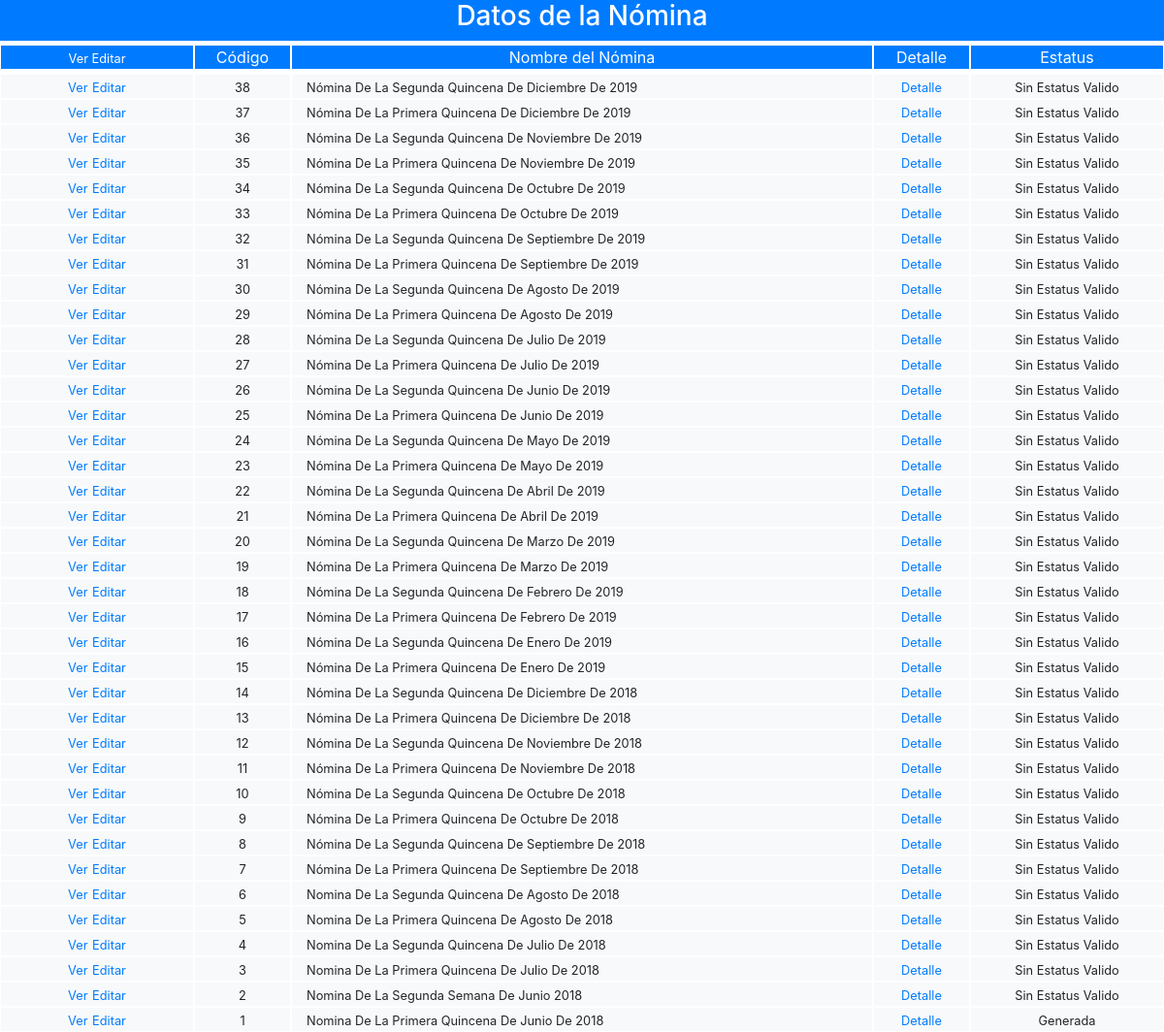
Page /frontend/pantalla/nomina/listar_nomina.php on the committed database.
### tables this page shows
CREATE TABLE IF NOT EXISTS `nomina` (
  `cod_nom` int(11) NOT NULL AUTO_INCREMENT,
  `des_nom` varchar(80) NOT NULL,
  `ini_nom` date NOT NULL,
  `fin_nom` date NOT NULL,
  `tot_nom` float NOT NULL DEFAULT '0',
  `tot_asi` float NOT NULL DEFAULT '0',
  `tot_ded` float NOT NULL DEFAULT '0',
  `est_nom` char(1) NOT NULL,
  PRIMARY KEY (`cod_nom`),
  UNIQUE KEY `des_nom` (`des_nom`)
);

### backend/clase/permiso.class.php (called while the page is built, shortened)
<?php
require_once("utilidad.class.php");
class permiso extends utilidad
{   public $cod_per;
	public function validar_acceso($id_opc,$fky_usuario)
	{
		$sql="select est_per
		      from  permiso
		      where
		      fky_opcion=$id_opc and
		      fky_usuario=$fky_usuario";
		      return $this->ejecutar($sql);
	}
}
?>

### backend/clase/utilidad.class.php (called while the page is built, shortened)
<?php
class utilidad
{
    private $servidor="localhost";
    private $usuario="root";
    private $clave="";
    private $base_datos="febrero";
    public  $mysqli;
   public function conectar(){
   		$this->mysqli = new mysqli($this->servidor, $this->usuario, $this->clave, $this->base_datos);
   }
	public function ejecutar($sql){
		return $this->mysqli->query($sql);
	}
	public function extraer_dato($pun_bds){
		return $pun_bds->fetch_assoc();
	}
}
?>

### backend/clase/nomina.class.php (called while the page is built, shortened)
<?php
require_once("utilidad.class.php");
class nomina extends utilidad
{
   public function ver_estatus_nomina($est_nom)
   {
      switch ($est_nom)
      {
          case 'G':
            return "Generada";
          break;
          default:
            return "Sin Estatus Valido";
          break;
      }
   }
   public function filtrar($cod_nom,$des_nom,$est_nom){
        $where="where 1=1";
        $filtro1 = ($cod_nom!="") ? "and cod_nom=$cod_nom":"";
        $filtro2 = ($des_nom!="") ? "and des_nom like '%$des_nom%'":"";
        $filtro3 = ($est_nom!="") ? "and est_nom='$est_nom'":"";
        $sql="select * from nomina $where $filtro1 $filtro2 $filtro3 order by cod_nom desc;";
        return $this->ejecutar($sql);
   }
}
?>

### frontend/pantalla/nomina/listar_nomina.php (the view, shortened to what this page needs)
<?php
require("../../../backend/clase/nomina.class.php");
require("../../../backend/clase/permiso.class.php");
$obj=new nomina;
$objPermiso=new permiso;
$permiso=$objPermiso->validar_acceso($opcion=1,$fky_usuario=1,$token=md5("12345"));
$acceso=$objPermiso->extraer_dato($permiso);
if($acceso["est_per"]=="A")
{
?>
<!DOCTYPE html>
<html lang="en">
<head>
	<link rel="stylesheet" href="../../bootstrap-4.0/css/bootstrap.min.css">
</head>
<body>
<form action="listar_nomina.php" method="POST">
	<div class="container-fluid">
	<div class="row justify-content-center">
	<div class="col-12 text-center ">
	 <div class="row bg-primary text-white">
	 	 <div class="col-12 text-center">
	  	<h3>Datos de la Nómina</h3>
	 	 </div>
	  </div>
	  <div class="row mt-1 bg-primary text-white text-center">
	  	<div class="col-md-2 col-12 border border-white">
		 <small>
		  Ver
		  Editar
		  </small>
		</div>
		<div class="col-md-1 col-12  border border-white">
		     <span>Código</span>
		</div>
		<div class="col-md-6 col-12 border border-white ">
		     <span>Nombre del Nómina</span>
		</div>
		<div class="col-md-1 col-12 border border-white">
		     <span>Detalle</span>
		</div>
		<div class="col-md-2 col-12 border border-white">
		     <span>Estatus</span>
		</div>
		</div>
	    <div class="row mt-1 justify-content-center bg-light">
		<?php
		$resultado=$obj->filtrar("",$obj->des_nom,"");
		while(($datos=$obj->extraer_dato($resultado))>0){
		?>
		<div class="col-md-2 col-12 border border-white text-center">
		  <a href="<?php echo "ver_nomina.php?cod_nom=$datos[cod_nom]"?>"><small>Ver</small></a>
		  <a href="<?php echo "modificar_nomina.php?cod_nom=$datos[cod_nom]"?>"><small>Editar</small></a>
		</div>
		<div class="col-md-1 col-12 border border-white">
		     <small><?php echo $datos['cod_nom']; ?></small>
		</div>
		<div class="col-md-6 col-12 border border-white text-left text-capitalize">
		     <small><?php echo $datos['des_nom']; ?></small>
		</div>
		<div class="col-md-1 col-12 border border-white">
		     <small>
		     	<a href="detalle_nomina.php?cod_nom=<?php echo $datos['cod_nom']?>">Detalle</a>
		     </small>
		</div>
		<div class="col-md-2 col-12 border border-white">
		     <small>
		     	<?php echo $obj->ver_estatus_nomina($datos['est_nom']); ?>
		     </small>
		</div>
		<?php
		}
		?>
	  </div>
	  </div>
	 </div>
	</div>
</form>
</body>
</html>
<?php
}else{
	$obj->mensaje("danger","No tienes permiso de accesar a esta p&aacute;gina");
}
?>

### rows in the picture
nomina: cod_nom "38", des_nom "Nómina De La Segunda Quincena De Diciembre De 2019", est_nom "Sin Estatus Valido"
nomina: cod_nom "37", des_nom "Nómina De La Primera Quincena De Diciembre De 2019", est_nom "Sin Estatus Valido"
nomina: cod_nom "36", des_nom "Nómina De La Segunda Quincena De Noviembre De 2019", est_nom "Sin Estatus Valido"
nomina: cod_nom "35", des_nom "Nómina De La Primera Quincena De Noviembre De 2019", est_nom "Sin Estatus Valido"
nomina: cod_nom "34", des_nom "Nómina De La Segunda Quincena De Octubre De 2019", est_nom "Sin Estatus Valido"
nomina: cod_nom "33", des_nom "Nómina De La Primera Quincena De Octubre De 2019", est_nom "Sin Estatus Valido"
nomina: cod_nom "32", des_nom "Nómina De La Segunda Quincena De Septiembre De 2019", est_nom "Sin Estatus Valido"
nomina: cod_nom "31", des_nom "Nómina De La Primera Quincena De Septiembre De 2019", est_nom "Sin Estatus Valido"
nomina: cod_nom "30", des_nom "Nómina De La Segunda Quincena De Agosto De 2019", est_nom "Sin Estatus Valido"
nomina: cod_nom "29", des_nom "Nómina De La Primera Quincena De Agosto De 2019", est_nom "Sin Estatus Valido"
nomina: cod_nom "28", des_nom "Nómina De La Segunda Quincena De Julio De 2019", est_nom "Sin Estatus Valido"
nomina: cod_nom "27", des_nom "Nómina De La Primera Quincena De Julio De 2019", est_nom "Sin Estatus Valido"
nomina: cod_nom "26", des_nom "Nómina De La Segunda Quincena De Junio De 2019", est_nom "Sin Estatus Valido"
nomina: cod_nom "25", des_nom "Nómina De La Primera Quincena De Junio De 2019", est_nom "Sin Estatus Valido"
nomina: cod_nom "24", des_nom "Nómina De La Segunda Quincena De Mayo De 2019", est_nom "Sin Estatus Valido"
nomina: cod_nom "23", des_nom "Nómina De La Primera Quincena De Mayo De 2019", est_nom "Sin Estatus Valido"
nomina: cod_nom "22", des_nom "Nómina De La Segunda Quincena De Abril De 2019", est_nom "Sin Estatus Valido"
nomina: cod_nom "21", des_nom "Nómina De La Primera Quincena De Abril De 2019", est_nom "Sin Estatus Valido"
nomina: cod_nom "20", des_nom "Nómina De La Segunda Quincena De Marzo De 2019", est_nom "Sin Estatus Valido"
nomina: cod_nom "19", des_nom "Nómina De La Primera Quincena De Marzo De 2019", est_nom "Sin Estatus Valido"
nomina: cod_nom "18", des_nom "Nómina De La Segunda Quincena De Febrero De 2019", est_nom "Sin Estatus Valido"
nomina: cod_nom "17", des_nom "Nómina De La Primera Quincena De Febrero De 2019", est_nom "Sin Estatus Valido"
nomina: cod_nom "16", des_nom "Nómina De La Segunda Quincena De Enero De 2019", est_nom "Sin Estatus Valido"
nomina: cod_nom "15", des_nom "Nómina De La Primera Quincena De Enero De 2019", est_nom "Sin Estatus Valido"
nomina: cod_nom "14", des_nom "Nómina De La Segunda Quincena De Diciembre De 2018", est_nom "Sin Estatus Valido"
nomina: cod_nom "13", des_nom "Nómina De La Primera Quincena De Diciembre De 2018", est_nom "Sin Estatus Valido"
nomina: cod_nom "12", des_nom "Nómina De La Segunda Quincena De Noviembre De 2018", est_nom "Sin Estatus Valido"
nomina: cod_nom "11", des_nom "Nómina De La Primera Quincena De Noviembre De 2018", est_nom "Sin Estatus Valido"
nomina: cod_nom "10", des_nom "Nómina De La Segunda Quincena De Octubre De 2018", est_nom "Sin Estatus Valido"
nomina: cod_nom "9", des_nom "Nómina De La Primera Quincena De Octubre De 2018", est_nom "Sin Estatus Valido"
nomina: cod_nom "8", des_nom "Nómina De La Segunda Quincena De Septiembre De 2018", est_nom "Sin Estatus Valido"
nomina: cod_nom "7", des_nom "Nómina De La Primera Quincena De Septiembre De 2018", est_nom "Sin Estatus Valido"
nomina: cod_nom "6", des_nom "Nomina De La Segunda Quincena De Agosto De 2018", est_nom "Sin Estatus Valido"
nomina: cod_nom "5", des_nom "Nomina De La Primera Quincena De Agosto De 2018", est_nom "Sin Estatus Valido"
nomina: cod_nom "4", des_nom "Nomina De La Segunda Quincena De Julio De 2018", est_nom "Sin Estatus Valido"
nomina: cod_nom "3", des_nom "Nomina De La Primera Quincena De Julio De 2018", est_nom "Sin Estatus Valido"
nomina: cod_nom "2", des_nom "Nomina De La Segunda Semana De Junio 2018", est_nom "Sin Estatus Valido"
nomina: cod_nom "1", des_nom "Nomina De La Primera Quincena De Junio De 2018", est_nom "Generada"
